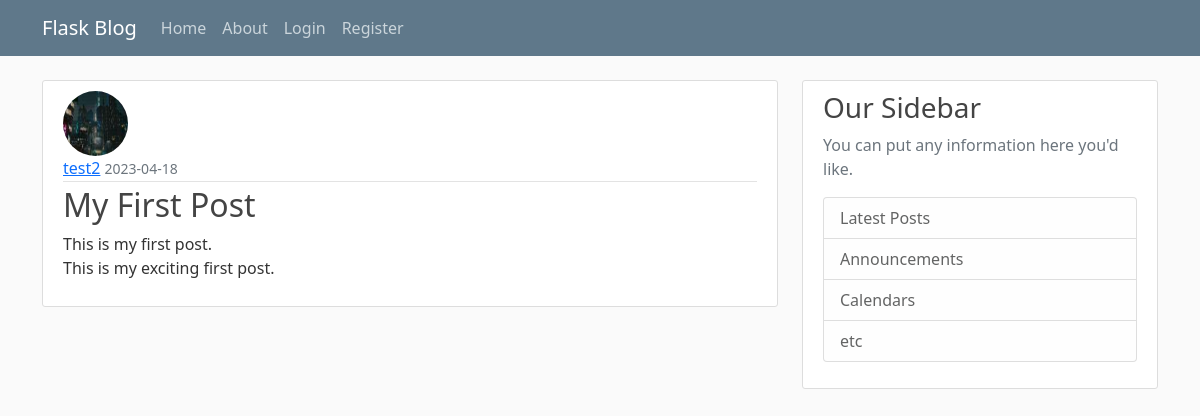
Before: /posts/1 with the older database file.
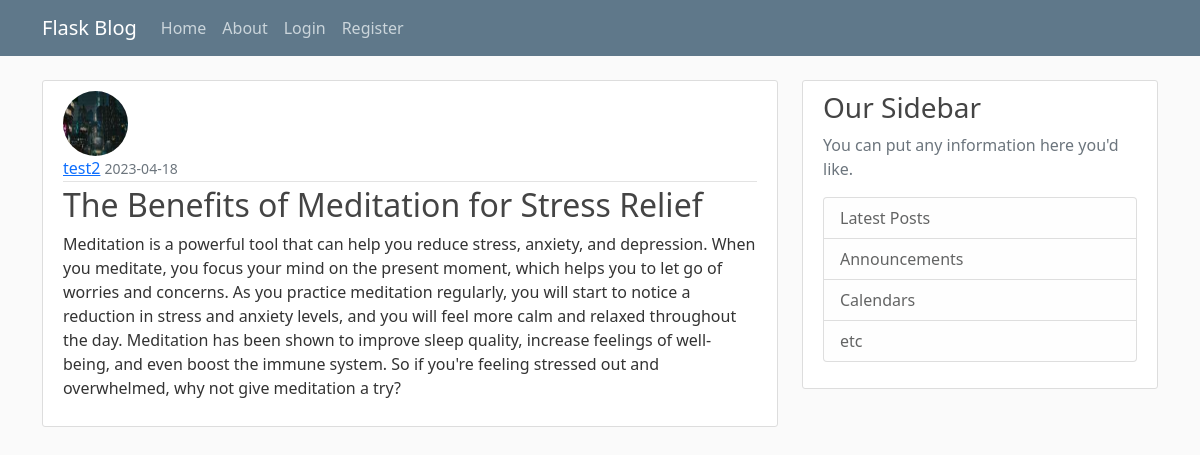
After: the same page with the newer database file.
### flaskBlog/models.py (models this page shows, shortened)
class Post(db.Model):
    id = db.Column(db.Integer, primary_key=True)
    title = db.Column(db.String(100), nullable=False)
    date_posted = db.Column(db.DateTime, nullable=False, default=datetime.utcnow)
    content = db.Column(db.Text, nullable=False)
    user_id = db.Column(db.Integer, db.ForeignKey('users.id'), nullable=False)

### flaskBlog/routes.py (the view)
@app.route("/posts/<int:post_id>")
def post(post_id):
    post = Post.query.get_or_404(post_id)
    return render_template('post.html', title=post.title, post=post)

### flaskBlog/templates/post.html (shortened to what this page needs)
{% extends "layout.html" %}
{% block content %}
<article class="media content-section">
  <img src="{{ url_for('static', filename='profile_pics/' + post.author.image_file )}}" alt="{{ post.author.username }} profile picture" class="rounded-circle article-img">
  <div class="media-body">
    <div class="article-metadata">
      <a class="mr-2" href="{{ url_for('user_posts', username=post.author.username )}}">{{ post.author.username }}</a>
      <small class="text-muted">{{ post.date_posted.strftime('%Y-%m-%d') }}</small>
    </div>
    <h2 class="article-title">{{ post.title }}</h2>
    <p class="article-content">{{ post.content }}</p>
  </div>
</article>
{% endblock content %}

Changed rows visible on the page:
changed Post: title "My First Post" → "The Benefits of Meditation for Stress Relief"; content "This is my first post. This is my exciting first post." → "Meditation is a powerful tool that can help you reduce stress, anxiety, and depression. When you meditate, you focus your mind on the present moment, which helps you to let go of worries and concerns. As you practice meditation regularly, you will start to notice a reduction in stress and anxiety levels, and you will feel more calm and relaxed throughout the day. Meditation has been shown to improve sleep quality, increase feelings of well-being, and even boost the immune system. So if you're feeling stressed out and overwhelmed, why not give meditation a try?"
